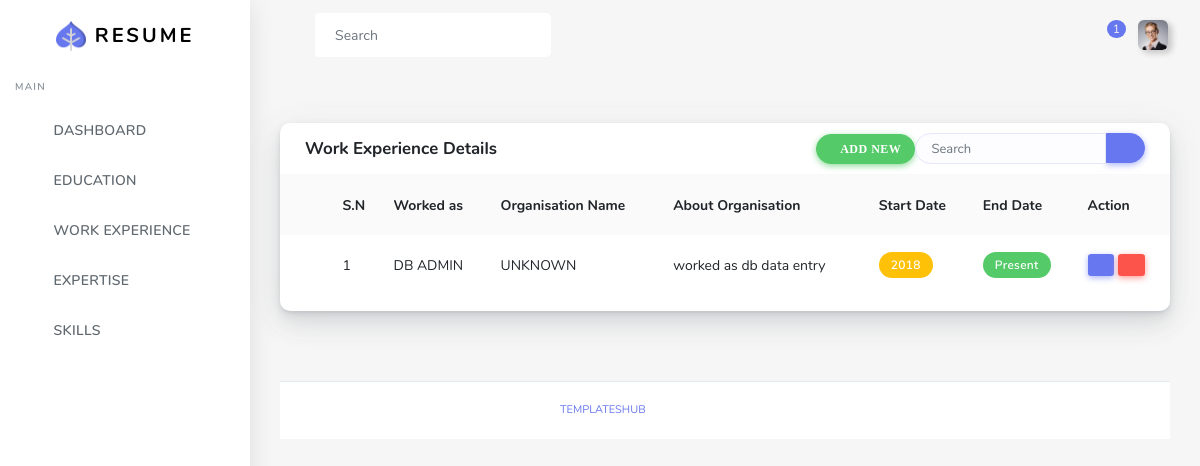
The page /work-details (signed in) on the database its author committed.
### models.py (models this page shows)
class Users(db.Model):
    __tablename__ = "users"
    id = db.Column(db.Integer, primary_key=True)
    name = db.Column(db.String(120), nullable=True)
    username = db.Column(db.String(120), unique=True)
    email   = db.Column(db.String(120), nullable=True)
    phone = db.Column(db.String(120), nullable=True)
    password    = db.Column(db.String(120), nullable=True)

class WorkExperience(db.Model):
    id = db.Column(db.Integer, primary_key=True)
    uid = db.Column(db.Integer, nullable=True)
    design = db.Column(db.String(120), nullable=True)
    organization  = db.Column(db.String(300), nullable=True)
    about = db.Column(db.String, nullable=True)
    s_date   = db.Column(db.String(120), nullable=True)
    e_date = db.Column(db.String(120), nullable=True)

### main.py (the view)
@app.route("/work-details")
def work():
    if session.get('username'):
        work = db.session.query(Users, WorkExperience) \
            .filter(Users.username == session.get('username')) \
            .filter(WorkExperience.uid == Users.id).all()
        return render_template("user/mg-experience.html", work=work)
    else:
        return redirect(url_for('login'))

### templates/user/mg-experience.html (shortened to what this page needs)
 {% extends "user/base.html" %}
 {% block body %}
      <div class="main-content">
        <section class="section">
          <div class="section-body">
            <div class="row">
              <div class="col-12">
                <div class="card">
                  <div class="card-header">
                    <h4>Work Experience Details</h4>
                    <div class="card-header-form">
                      <form>
                        <div class="input-group">
                            <div > <a href="{{url_for('add_work')}}" class="btn btn-success fa fa-plus">ADD NEW</a></div>
                          <input type="text" class="form-control" placeholder="Search">
                          <div class="input-group-btn">
                            <button class="btn btn-primary"><i class="fas fa-search"></i></button>
                          </div>
                        </div>
                      </form>
                    </div>
                  </div>
                  <div class="card-body p-0">
                    <div class="table-responsive">
                      <table class="table table-striped">
                        <tr>
                          <th class="text-center">
                            <div class="custom-checkbox custom-checkbox-table custom-control">
                             </div>
                          </th>
                          <th>S.N</th>
                          <th>Worked as</th>
                          <th>Organisation Name</th>
                          <th>About Organisation</th>
                          <th>Start Date</th>
                            <th>End Date</th>
                          <th>Action</th>
                        </tr>
                        <tr>
                             {% for e in work%}
                          <td class="p-0 text-center">
                          <td>{{ loop.index }}</td>
                          <td class="align-middle">
                          {{e.WorkExperience.design}}
                        </td>
                          <td>{{e.WorkExperience.organization}}</td>
                          <td>{{e.WorkExperience.about}}</td>
                          <td>
                            <div class="badge badge-warning">{{e.WorkExperience.s_date}}</div>
                          </td>
                          <td>
                            <div class="badge badge-success">{{e.WorkExperience.e_date.capitalize()}}</div>
                          </td>
                          <td><a href="/edit-Work/edit_id={{e.WorkExperience.id}}" class="btn-sm btn-primary fa fa-edit"></a>
                          <a href="/delete-work_experience/id={{e.WorkExperience.id}}" class="btn-sm btn-danger fa fa-trash"></a>
                          </td>
                        </tr>
                             {%endfor%}
                      </table>
                    </div>
                  </div>
                </div>
              </div>
            </div>
        </section>
 {% endblock%}

### rows shown on the page
Users: WorkExperience.design "DB ADMIN", WorkExperience.organization "UNKNOWN", WorkExperience.about "worked as db data entry", WorkExperience.s_date "2018", WorkExperience.e_date "Present"
